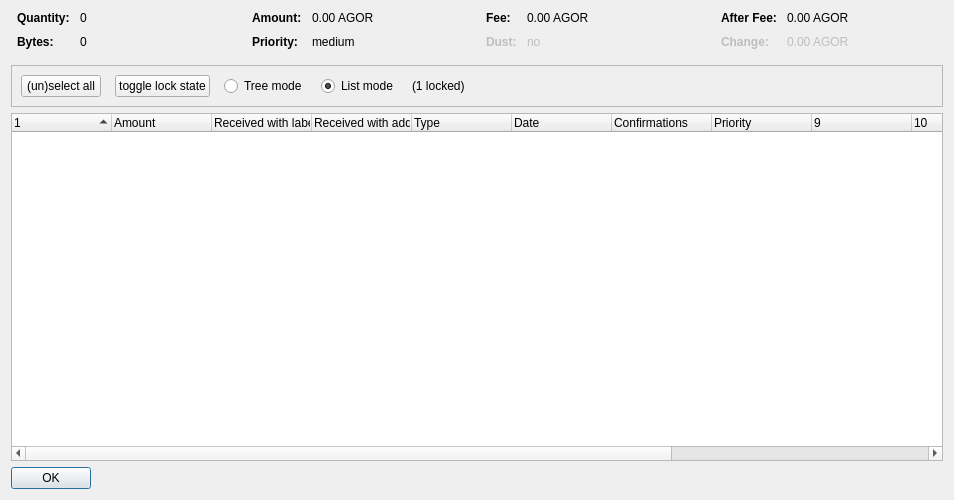
<?xml version="1.0" encoding="UTF-8"?>
<ui version="4.0">
 <class>CoinControlDialog</class>
 <widget class="QDialog" name="CoinControlDialog">
  <property name="geometry">
   <rect>
    <x>0</x>
    <y>0</y>
    <width>954</width>
    <height>500</height>
   </rect>
  </property>
  <property name="windowTitle">
   <string>Coin Selection</string>
  </property>
  <layout class="QVBoxLayout" name="verticalLayout">
   <item>
    <layout class="QHBoxLayout" name="horizontalLayoutTop" stretch="0,0,0,0">
     <property name="topMargin">
      <number>0</number>
     </property>
     <property name="bottomMargin">
      <number>10</number>
     </property>
     <item>
      <layout class="QFormLayout" name="formLayoutCoinControl1">
       <property name="horizontalSpacing">
        <number>10</number>
       </property>
       <property name="verticalSpacing">
        <number>10</number>
       </property>
       <property name="leftMargin">
        <number>6</number>
       </property>
       <property name="rightMargin">
        <number>6</number>
       </property>
       <item row="0" column="0">
        <widget class="QLabel" name="labelCoinControlQuantityText">
         <property name="font">
          <font>
           <weight>75</weight>
           <bold>true</bold>
          </font>
         </property>
         <property name="text">
          <string>Quantity:</string>
         </property>
        </widget>
       </item>
       <item row="0" column="1">
        <widget class="QLabel" name="labelCoinControlQuantity">
         <property name="cursor">
          <cursorShape>IBeamCursor</cursorShape>
         </property>
         <property name="contextMenuPolicy">
          <enum>Qt::ActionsContextMenu</enum>
         </property>
         <property name="text">
          <string notr="true">0</string>
         </property>
         <property name="textInteractionFlags">
          <set>Qt::LinksAccessibleByMouse|Qt::TextSelectableByKeyboard|Qt::TextSelectableByMouse</set>
         </property>
        </widget>
       </item>
       <item row="1" column="0">
        <widget class="QLabel" name="labelCoinControlBytesText">
         <property name="font">
          <font>
           <weight>75</weight>
           <bold>true</bold>
          </font>
         </property>
         <property name="text">
          <string>Bytes:</string>
         </property>
        </widget>
       </item>
       <item row="1" column="1">
        <widget class="QLabel" name="labelCoinControlBytes">
         <property name="cursor">
          <cursorShape>IBeamCursor</cursorShape>
         </property>
         <property name="contextMenuPolicy">
          <enum>Qt::ActionsContextMenu</enum>
         </property>
         <property name="text">
          <string notr="true">0</string>
         </property>
         <property name="textInteractionFlags">
          <set>Qt::LinksAccessibleByMouse|Qt::TextSelectableByKeyboard|Qt::TextSelectableByMouse</set>
         </property>
        </widget>
       </item>
      </layout>
     </item>
     <item>
      <layout class="QFormLayout" name="formLayoutCoinControl2">
       <property name="horizontalSpacing">
        <number>10</number>
       </property>
       <property name="verticalSpacing">
        <number>10</number>
       </property>
       <property name="leftMargin">
        <number>6</number>
       </property>
       <property name="rightMargin">
        <number>6</number>
       </property>
       <item row="0" column="0">
        <widget class="QLabel" name="labelCoinControlAmountText">
         <property name="font">
          <font>
           <weight>75</weight>
           <bold>true</bold>
          </font>
         </property>
         <property name="text">
          <string>Amount:</string>
         </property>
        </widget>
       </item>
       <item row="0" column="1">
        <widget class="QLabel" name="labelCoinControlAmount">
         <property name="cursor">
          <cursorShape>IBeamCursor</cursorShape>
         </property>
         <property name="contextMenuPolicy">
          <enum>Qt::ActionsContextMenu</enum>
         </property>
         <property name="text">
          <string notr="true">0.00 AGOR</string>
         </property>
         <property name="textInteractionFlags">
          <set>Qt::LinksAccessibleByMouse|Qt::TextSelectableByKeyboard|Qt::TextSelectableByMouse</set>
         </property>
        </widget>
       </item>
       <item row="1" column="0">
        <widget class="QLabel" name="labelCoinControlPriorityText">
         <property name="font">
          <font>
           <weight>75</weight>
           <bold>true</bold>
          </font>
         </property>
         <property name="text">
          <string>Priority:</string>
         </property>
        </widget>
       </item>
       <item row="1" column="1">
        <widget class="QLabel" name="labelCoinControlPriority">
         <property name="cursor">
          <cursorShape>IBeamCursor</cursorShape>
         </property>
         <property name="contextMenuPolicy">
          <enum>Qt::ActionsContextMenu</enum>
         </property>
         <property name="text">
          <string>medium</string>
         </property>
         <property name="textInteractionFlags">
          <set>Qt::LinksAccessibleByMouse|Qt::TextSelectableByKeyboard|Qt::TextSelectableByMouse</set>
         </property>
        </widget>
       </item>
      </layout>
     </item>
     <item>
      <layout class="QFormLayout" name="formLayoutCoinControl3">
       <property name="horizontalSpacing">
        <number>10</number>
       </property>
       <property name="verticalSpacing">
        <number>10</number>
       </property>
       <property name="leftMargin">
        <number>6</number>
       </property>
       <property name="rightMargin">
        <number>6</number>
       </property>
       <item row="0" column="0">
        <widget class="QLabel" name="labelCoinControlFeeText">
         <property name="font">
          <font>
           <weight>75</weight>
           <bold>true</bold>
          </font>
         </property>
         <property name="text">
          <string>Fee:</string>
         </property>
        </widget>
       </item>
       <item row="0" column="1">
        <widget class="QLabel" name="labelCoinControlFee">
         <property name="cursor">
          <cursorShape>IBeamCursor</cursorShape>
         </property>
         <property name="contextMenuPolicy">
          <enum>Qt::ActionsContextMenu</enum>
         </property>
         <property name="text">
          <string notr="true">0.00 AGOR</string>
         </property>
         <property name="textInteractionFlags">
          <set>Qt::LinksAccessibleByMouse|Qt::TextSelectableByKeyboard|Qt::TextSelectableByMouse</set>
         </property>
        </widget>
       </item>
       <item row="1" column="0">
        <widget class="QLabel" name="labelCoinControlLowOutputText">
         <property name="enabled">
          <bool>false</bool>
         </property>
         <property name="font">
          <font>
           <weight>75</weight>
           <bold>true</bold>
          </font>
         </property>
         <property name="text">
          <string>Dust:</string>
         </property>
        </widget>
       </item>
       <item row="1" column="1">
        <widget class="QLabel" name="labelCoinControlLowOutput">
         <property name="enabled">
          <bool>false</bool>
         </property>
         <property name="cursor">
          <cursorShape>IBeamCursor</cursorShape>
         </property>
         <property name="contextMenuPolicy">
          <enum>Qt::ActionsContextMenu</enum>
         </property>
         <property name="text">
          <string>no</string>
         </property>
         <property name="textInteractionFlags">
          <set>Qt::LinksAccessibleByMouse|Qt::TextSelectableByKeyboard|Qt::TextSelectableByMouse</set>
         </property>
        </widget>
       </item>
      </layout>
     </item>
     <item>
      <layout class="QFormLayout" name="formLayoutCoinControl4">
       <property name="horizontalSpacing">
        <number>10</number>
       </property>
       <property name="verticalSpacing">
        <number>10</number>
       </property>
       <property name="leftMargin">
        <number>6</number>
       </property>
       <property name="rightMargin">
        <number>6</number>
       </property>
       <item row="0" column="0">
        <widget class="QLabel" name="labelCoinControlAfterFeeText">
         <property name="font">
          <font>
           <weight>75</weight>
           <bold>true</bold>
          </font>
         </property>
         <property name="text">
          <string>After Fee:</string>
         </property>
        </widget>
       </item>
       <item row="0" column="1">
        <widget class="QLabel" name="labelCoinControlAfterFee">
         <property name="cursor">
          <cursorShape>IBeamCursor</cursorShape>
         </property>
         <property name="contextMenuPolicy">
          <enum>Qt::ActionsContextMenu</enum>
         </property>
         <property name="text">
          <string notr="true">0.00 AGOR</string>
         </property>
         <property name="textInteractionFlags">
          <set>Qt::LinksAccessibleByMouse|Qt::TextSelectableByKeyboard|Qt::TextSelectableByMouse</set>
         </property>
        </widget>
       </item>
       <item row="1" column="0">
        <widget class="QLabel" name="labelCoinControlChangeText">
         <property name="enabled">
          <bool>false</bool>
         </property>
         <property name="font">
          <font>
           <weight>75</weight>
           <bold>true</bold>
          </font>
         </property>
         <property name="text">
          <string>Change:</string>
         </property>
        </widget>
       </item>
       <item row="1" column="1">
        <widget class="QLabel" name="labelCoinControlChange">
         <property name="enabled">
          <bool>false</bool>
         </property>
         <property name="cursor">
          <cursorShape>IBeamCursor</cursorShape>
         </property>
         <property name="contextMenuPolicy">
          <enum>Qt::ActionsContextMenu</enum>
         </property>
         <property name="text">
          <string notr="true">0.00 AGOR</string>
         </property>
         <property name="textInteractionFlags">
          <set>Qt::LinksAccessibleByMouse|Qt::TextSelectableByKeyboard|Qt::TextSelectableByMouse</set>
         </property>
        </widget>
       </item>
      </layout>
     </item>
    </layout>
   </item>
   <item>
    <widget class="QFrame" name="frame">
     <property name="minimumSize">
      <size>
       <width>0</width>
       <height>40</height>
      </size>
     </property>
     <property name="frameShape">
      <enum>QFrame::StyledPanel</enum>
     </property>
     <property name="frameShadow">
      <enum>QFrame::Sunken</enum>
     </property>
     <layout class="QHBoxLayout" name="horizontalLayout">
      <item>
       <layout class="QHBoxLayout" name="horizontalLayoutPanel" stretch="0,0,0,0,0,0">
        <property name="spacing">
         <number>14</number>
        </property>
        <item>
         <widget class="QPushButton" name="pushButtonSelectAll">
          <property name="sizePolicy">
           <sizepolicy hsizetype="Maximum" vsizetype="Fixed">
            <horstretch>0</horstretch>
            <verstretch>0</verstretch>
           </sizepolicy>
          </property>
          <property name="text">
           <string>(un)select all</string>
          </property>
          <property name="autoDefault">
           <bool>false</bool>
          </property>
         </widget>
        </item>
        <item>
         <widget class="QPushButton" name="pushButtonToggleLock">
          <property name="sizePolicy">
           <sizepolicy hsizetype="Maximum" vsizetype="Fixed">
            <horstretch>0</horstretch>
            <verstretch>0</verstretch>
           </sizepolicy>
          </property>
          <property name="text">
           <string>toggle lock state</string>
          </property>
          <property name="autoDefault">
           <bool>false</bool>
          </property>
         </widget>
        </item>
        <item>
         <widget class="QRadioButton" name="radioTreeMode">
          <property name="sizePolicy">
           <sizepolicy hsizetype="Maximum" vsizetype="Fixed">
            <horstretch>0</horstretch>
            <verstretch>0</verstretch>
           </sizepolicy>
          </property>
          <property name="text">
           <string>Tree mode</string>
          </property>
         </widget>
        </item>
        <item>
         <widget class="QRadioButton" name="radioListMode">
          <property name="sizePolicy">
           <sizepolicy hsizetype="Maximum" vsizetype="Fixed">
            <horstretch>0</horstretch>
            <verstretch>0</verstretch>
           </sizepolicy>
          </property>
          <property name="text">
           <string>List mode</string>
          </property>
          <property name="checked">
           <bool>true</bool>
          </property>
         </widget>
        </item>
        <item>
         <widget class="QLabel" name="labelLocked">
          <property name="text">
           <string>(1 locked)</string>
          </property>
         </widget>
        </item>
        <item>
         <spacer name="horizontalSpacer">
          <property name="orientation">
           <enum>Qt::Horizontal</enum>
          </property>
          <property name="sizeHint" stdset="0">
           <size>
            <width>40</width>
            <height>20</height>
           </size>
          </property>
         </spacer>
        </item>
       </layout>
      </item>
     </layout>
    </widget>
   </item>
   <item>
    <widget class="CoinControlTreeWidget" name="treeWidget">
     <property name="contextMenuPolicy">
      <enum>Qt::CustomContextMenu</enum>
     </property>
     <property name="sortingEnabled">
      <bool>false</bool>
     </property>
     <property name="columnCount">
      <number>13</number>
     </property>
     <attribute name="headerShowSortIndicator" stdset="0">
      <bool>true</bool>
     </attribute>
     <attribute name="headerStretchLastSection">
      <bool>false</bool>
     </attribute>
     <column>
      <property name="text">
       <string/>
      </property>
     </column>
     <column>
      <property name="text">
       <string>Amount</string>
      </property>
     </column>
     <column>
      <property name="text">
       <string>Received with label</string>
      </property>
     </column>
     <column>
      <property name="text">
       <string>Received with address</string>
      </property>
     </column>
     <column>
      <property name="text">
       <string>Type</string>
      </property>
     </column>
     <column>
      <property name="text">
       <string>Date</string>
      </property>
     </column>
     <column>
      <property name="text">
       <string>Confirmations</string>
      </property>
      <property name="toolTip">
       <string>Confirmed</string>
      </property>
     </column>
     <column>
      <property name="text">
       <string>Priority</string>
      </property>
     </column>
     <column>
      <property name="text">
       <string/>
      </property>
     </column>
     <column>
      <property name="text">
       <string/>
      </property>
     </column>
     <column>
      <property name="text">
       <string/>
      </property>
     </column>
     <column>
      <property name="text">
       <string/>
      </property>
     </column>
     <column>
      <property name="text">
       <string/>
      </property>
     </column>
    </widget>
   </item>
   <item>
    <widget class="QDialogButtonBox" name="buttonBox">
     <property name="sizePolicy">
      <sizepolicy hsizetype="Maximum" vsizetype="Fixed">
       <horstretch>0</horstretch>
       <verstretch>0</verstretch>
      </sizepolicy>
     </property>
     <property name="orientation">
      <enum>Qt::Horizontal</enum>
     </property>
     <property name="standardButtons">
      <set>QDialogButtonBox::Ok</set>
     </property>
    </widget>
   </item>
  </layout>
 </widget>
 <customwidgets>
  <customwidget>
   <class>CoinControlTreeWidget</class>
   <extends>QTreeWidget</extends>
   <header>coincontroltreewidget.h</header>
  </customwidget>
 </customwidgets>
 <resources/>
 <connections/>
</ui>
